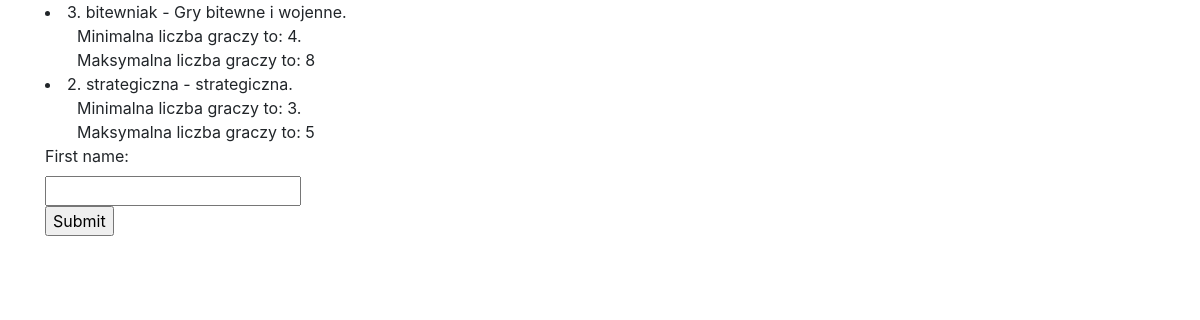
The app's page /a/, older data.
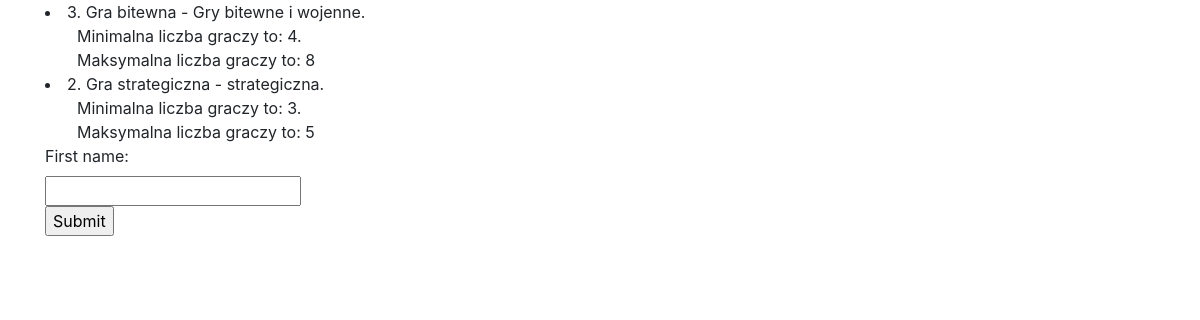
The same page, newer data.
### main/models.py (models this page shows, shortened)
class Game(models.Model):
    name = models.CharField(verbose_name="Nazwa gry", max_length=128)
    min_player = models.PositiveSmallIntegerField(verbose_name="Minimalna liczba graczy", default=0)
    max_player = models.PositiveSmallIntegerField(verbose_name="Maksymalna liczb graczy", default=0)
    game_type = models.CharField(
        verbose_name="Jaki to typ gry",
        max_length=30,
        choices=game_type_like_choices,
        default='wybierz',
    )

### main/views.py (the view)
# urls.py: path("", GameListView.as_view(), name='Game_view'),
class GameListView(ListView):
    model = Game
    template_name = "main/filtrujemy.html"
    context_object_name = 'game'
    ordering = "game_type"  #ordering = nazwa-pola // nazwa - to nazwa mojego pola, a pole to moje mole z modelu
    def get_queryset(self):
        name = self.request.GET.get("name")
        if name:
            self.queryset = self.model.objects.filter(name__icontains=name)
        return super().get_queryset()

### templates/main/filtrujemy.html (shortened to what this page needs)
<!doctype html>
<html lang="en" xmlns="http://www.w3.org/1999/html">
<head>
    <link rel="stylesheet" href="https://stackpath.bootstrapcdn.com/bootstrap/4.4.1/css/bootstrap.min.css">
</head>
<body>
<div class="container">
{% for p in game %}
    <li>{{ p.pk}}. {{ p.name }} - {{ p.game_type }}.</br>
    &emsp;&emsp;Minimalna liczba graczy to: {{ p.min_player }}.</br>
    &emsp;&emsp;Maksymalna liczba graczy to: {{ p.max_player }} </li>
{% endfor %}
<form>
  <label for="name">First name:</label><br>
  <input type="text" id="name" name="name"><br>
  <input type="submit" value="Submit">
</form>
</div>
</body>
</html>

Row changes from the older to the newer data that the page shows:
changed Game "Gry bitewne i wojenne": name "bitewniak" → "Gra bitewna"
changed Game "strategiczna": name "strategiczna" → "Gra strategiczna"
